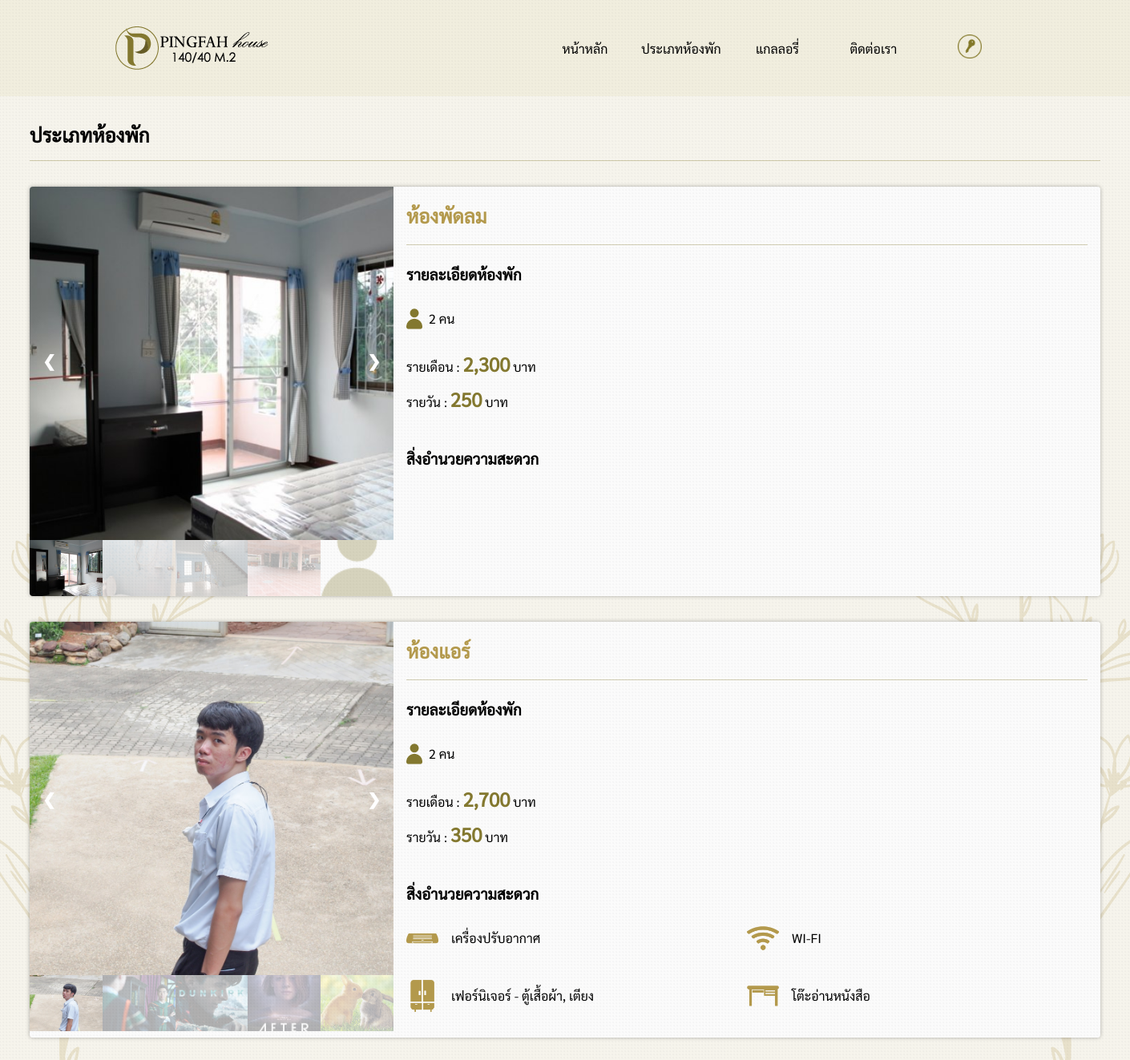
/pages/roomList.php, run on an earlier commit of the app's database.
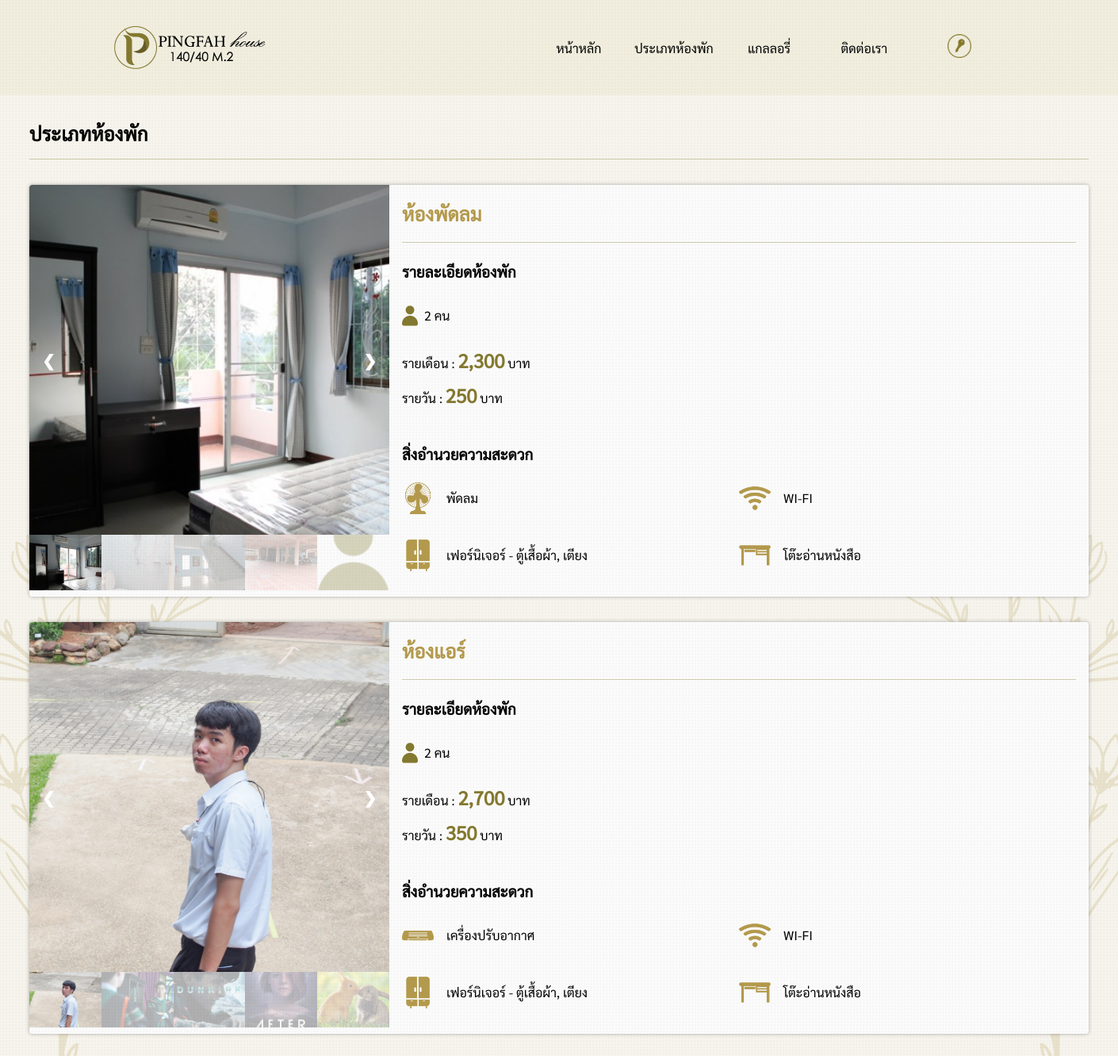
And on a later commit of the database.
### tables this page shows
CREATE TABLE `roomdetail` (
  `type` varchar(255) NOT NULL,
  `water_bill` float(255,2) DEFAULT NULL,
  `elec_bill` float(255,2) DEFAULT NULL,
  `cable_charge` float(255,2) DEFAULT NULL,
  `fines` float(255,2) DEFAULT NULL,
  `price` float(255,2) DEFAULT NULL,
  `detail` varchar(255) DEFAULT NULL,
  `daily_price` float(255,2) DEFAULT NULL,
  `sv_fan` varchar(2) DEFAULT NULL,
  `sv_air` varchar(2) DEFAULT NULL,
  `sv_wifi` varchar(2) DEFAULT NULL,
  `sv_furniture` varchar(2) DEFAULT NULL,
  `sv_readtable` varchar(2) DEFAULT NULL
);

CREATE TABLE `fan_gal` (
  `gal_id` int(11) NOT NULL,
  `gal_name` varchar(200) NOT NULL
);

CREATE TABLE `air_gal` (
  `gal_id` int(11) NOT NULL,
  `gal_name` varchar(200) NOT NULL
);

### pages/roomList.php (the view, shortened to what this page needs)
<?php
include('connection.php');
include('../components/maintopbar.php');
$num = 1;
?>
<!DOCTYPE html>
<html lang="en">
<head>
    <link rel="stylesheet" href="../css/roomPage.css">
</head>
<body>
    <div class="box">
        <div class="roomPage">
            <h2>ประเภทห้องพัก</h2>
            <div class="hr"></div>
            <?php
            $sql = "SELECT * FROM roomdetail";
            $result = $conn->query($sql);
            if ($result->num_rows > 0) {
                while($row = $result->fetch_assoc()) {
            ?>
            <div class="card">
                <div class="container">
                    <?php
                    if($row['type'] == 'พัดลม'){
                        $type_show = 'fan';
                        $getImg = "SELECT * FROM fan_gal";
                    }else if($row['type'] == 'แอร์'){
                        $type_show = 'air';
                        $getImg = "SELECT * FROM air_gal";
                    }
                    $resultImg = $conn->query($getImg);
                    if ($resultImg->num_rows > 0) {
                        while($row2 = $resultImg->fetch_assoc()) {
                    ?>
                    <div class="mySlides<?php echo $num ?>">
                        <img src="images/roomdetail/<?php echo $type_show; ?>/<?php echo $row2['gal_name']; ?>" alt="">
                    </div>
                    <?php } } ?>
                    <a class="prev" onclick="plusSlides<?php echo $num;?>(-1)">❮</a>
                    <a class="next" onclick="plusSlides<?php echo $num;?>(1)">❯</a>
                    <div class="row" id="row<?php echo $num; ?>">
                        <?php
                        if($row['type'] == 'พัดลม'){
                            $getImg2 = "SELECT * FROM fan_gal";
                        }else if($row['type'] == 'แอร์'){
                            $getImg2 = "SELECT * FROM air_gal";
                        }
                        $resultImg2 = $conn->query($getImg2);
                        if ($resultImg2->num_rows > 0) {
                            while($row3 = $resultImg2->fetch_assoc()) {
                        ?>
                        <div class="column">
                            <img class="demo<?php echo $num; ?> cursor"
                                src="images/roomdetail/<?php echo $type_show; ?>/<?php echo $row3['gal_name']; ?>"
                                style="width:100%"
                                onclick="currentSlide<?php echo $num; ?>(<?php echo ${'column_num'.$num}; ?>)">
                        </div>
                        <?php ${'column_num'.$num}++; } } ?>
                    </div>
                </div>
                <div class="detail">
                    <div>
                        <h2>ห้อง<?php echo $row['type']; ?></h2>
                        <div class="hr"></div>
                        <h3>รายละเอียดห้องพัก</h3>
                        <div class="user-grid">
                            <img src="../img/tool/user.png" alt="">
                            <label>2 คน</label>
                        </div>
                        <p>รายเดือน : <label style="font-size:24px;color: rgb(131, 120, 47, 1);"><strong><?php echo number_format($row['price']); ?></strong></label> บาท</p>
                        <p>รายวัน : <label style="font-size:24px;color: rgb(131, 120, 47, 1);"><strong><?php echo number_format($row['daily_price']); ?></strong></label> บาท</p>
                    </div>
                    <div style="padding-top: 30px;">
                        <h3 style="color:#000">สิ่งอำนวยความสะดวก</h3>
                        <div class="detail-grid">
                            <?php
                            if($row["sv_air"] == "on"){
                            ?>
                            <div class="sub-grid">
                                <img src="../img/tool/air2.png">
                                <label>เครื่องปรับอากาศ</label>
                            </div>
                            <?php } ?>
                            <?php
                            if($row["sv_fan"] == "on"){
                            ?>
                            <div class="sub-grid">
                                <img src="../img/tool/fan.png">
                                <label>พัดลม</label>
                            </div>
                            <?php } ?>
                            <?php
                            if($row["sv_wifi"] == "on"){
                            ?>
                            <div class="sub-grid">
                                <img src="../img/tool/wifi2.png">
                                <label>WI-FI</label>
                            </div>
                            <?php } ?>
                            <?php
                            if($row["sv_furniture"] == "on"){
                            ?>
                            <div class="sub-grid">
                                <img src="../img/tool/clothes.png">
                                <label>เฟอร์นิเจอร์ - ตู้เสื้อผ้า, เตียง</label>
                            </div>
                            <?php } ?>
                            <?php
                            if($row["sv_readtable"] == "on"){
                            ?>
                            <div class="sub-grid">
                                <img src="../img/tool/table.png">
                                <label>โต๊ะอ่านหนังสือ</label>
                            </div>
                            <?php } ?>
                        </div>
                    </div>
                </div>
            </div>
            <?php
                  $num++;  }
                }else{
                    echo "ไม่มีประเภทห้องพัก";
                }
                ?>
        </div>
    </div>
</body>
</html>

### components/maintopbar.php (shortened to what this page needs)
<!DOCTYPE html>
<html lang="en">
<head>
    <link rel="stylesheet" href="/Pingfah/css/mainTop.css">
</head>
<body>
    <div class="topbar" id="top">
        <img src="/Pingfah/img/logo.png" alt="" class="logo">
        <ul>
            <a href="/Pingfah/index.php">
                <li>หน้าหลัก</li>
            </a>
            <a href="/Pingfah/pages/roomList.php">
                <li>ประเภทห้องพัก</li>
            </a>
            <a href="/Pingfah/pages/gallery.php">
                <li>แกลลอรี่</li>
            </a>
            <a href="#contact">
                <li>ติดต่อเรา</li>
            </a>
            <li>
                <a href="/Pingfah/pages/login.php"><img src="/Pingfah/img/tool/login-btn.png" alt=""></a>
            </li>
        </ul>
    </div>
</body>
</html>

### css/mainTop.css (style rules this page uses)
* { margin: 0; padding: 0; box-sizing: border-box; font-family: Sarabun; }
.topbar { width: 100%; height: 120px; background: url('../img/tool/bg3.png'); display: flex; justify-content: space-around; z-index: 2; }
.topbar ul { display: flex; justify-content: center; align-items: center; animation-name: menu; animation-duration: 1.5s; list-style: none; }
.topbar ul a { text-decoration: none; text-align: center; color: #000; font-weight: 500; }
.topbar ul li { display: inline-flex; width: 120px; height: 120px; justify-content: center; align-items: center; transition: 0.1s; }
.topbar ul a img { width: 30px; height: 30px; transition: 0.1s; }
.topbar .logo { display: block; margin: auto 0; opacity: 1; animation-name: menu; animation-duration: 1.5s; }

### css/roomPage.css (style rules this page uses)
* { margin: 0; padding: 0; box-sizing: border-box; font-family: Sarabun; }
body { width: 100%; min-height: 100vh; position: relative; background: url("../img/tool/bg.png"); }
body::before { content: ''; position: absolute; z-index: -1; top: 0px; right: 0px; bottom: -100px; left: 0px; background: url('../img/tool/flower.png') bottom left no-repeat, url('../img/tool/flower2.png') bottom right no-repeat; opacity: 0.2; }
.box { width: 1400px; margin: auto; padding: 32px; }
.box .roomPage { width: 100%; }
.hr { margin: 16px auto; border-bottom: 1px solid rgb(131, 120, 47, 0.7); opacity: 0.5; }
.box .roomPage .card { margin: 32px 0; width: 100%; height: auto; border-radius: 4px; background: url("../img/tool/bg2.png"); overflow: hidden; display: grid; grid-template-columns: 1fr 1fr; -webkit-box-shadow: 0px 0px 5px 0px rgba(0, 0, 0, 0.3); -moz-box-shadow: 0px 0px 5px 0px rgba(0, 0, 0, 0.3); box-shadow: 0px 0px 5px 0px rgba(0, 0, 0, 0.3); }
.box .roomPage .card h2 { color: #b3994c; font-weight: bold; }
.box .roomPage .card img { width: 100%; height: 100%; object-fit: cover; }
.box .roomPage .card .detail { padding: 16px; line-height: 40px; }
.box .roomPage .card .detail .user-grid { display: grid; grid-template-columns: 20px auto; column-gap: 8px; margin: 16px 0; }
.box .roomPage .card .detail .user-grid img { width: 20px; object-fit: contain; }
.box .roomPage .card .detail .detail-grid { display: grid; grid-template-columns: 1fr 1fr; width: 850px; }
.box .roomPage .card .detail .detail-grid .sub-grid { margin: 16px 0; display: grid; grid-template-columns: 40px auto; column-gap: 16px; width: 100%; align-items: center; }
.box .roomPage .card .detail .detail-grid .sub-grid img { width: 40px; }
.box .roomPage .card .container { position: relative; }
.box .roomPage .card .mySlides1, .box .roomPage .card .mySlides2 { display: none; height: 441px; }
.box .roomPage .card .cursor { cursor: pointer; }
.box .roomPage .card .prev, .box .roomPage .card .next { cursor: pointer; position: absolute; top: 40%; width: auto; padding: 0 16px; color: white; font-weight: bold; font-size: 20px; border-radius: 0 3px 3px 0; user-select: none; -webkit-user-select: none; }
.box .roomPage .card .next { right: 0; border-radius: 3px 0 0 3px; }
.box .roomPage .card .row { overflow-x: auto; overflow-y: hidden; white-space: nowrap; scroll-behavior: smooth; display: -webkit-box; }
.box .roomPage .card .row:after { content: ""; display: table; clear: both; }
.box .roomPage .card .column { width: 20%; height: 70px; }
.box .roomPage .card .demo1, .box .roomPage .card .demo2 { opacity: 0.3; transition: 0.1s; }
.box .roomPage .card .active, .box .roomPage .card .demo1:hover, .box .roomPage .card .demo2:hover { opacity: 1; }

What changed in the data, as far as the page shows it:
changed roomdetail "พัดลม": sv_fan: picture added; sv_wifi: picture added; sv_furniture: picture added; sv_readtable: picture added; now shows "พัดลม"; now shows "WI-FI"; now shows "เฟอร์นิเจอร์ - ตู้เสื้อผ้า, เตียง"; now shows "โต๊ะอ่านหนังสือ"
